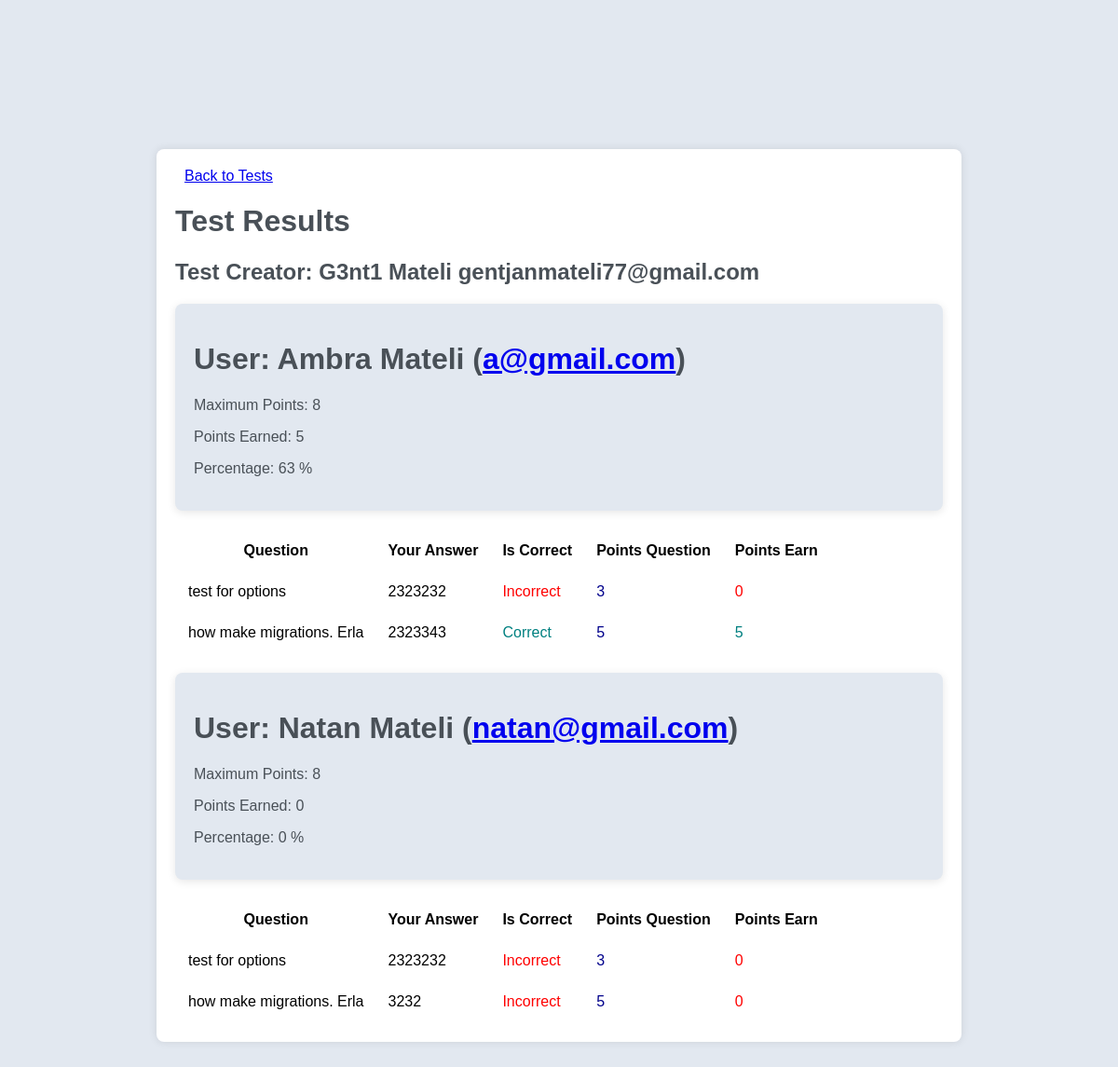
Screenshot of /answers/14 (signed in) with the database file from the repository.
### lms/models.py (models this page shows, shortened)
class Test(models.Model):
    category = models.ForeignKey(Classrooms, on_delete=models.CASCADE)
    creator = models.ForeignKey(User, on_delete=models.CASCADE)
    name = models.CharField(max_length=255)
    description = models.TextField(blank=True, max_length=255, null=True)
    max_points = models.IntegerField(default=0)
    created_at = models.DateTimeField(auto_now_add=True)
    users = models.ManyToManyField(User, related_name='tests', blank=True)

class UserAnswer(models.Model):
    user = models.ForeignKey(User, on_delete=models.CASCADE)
    test = models.ForeignKey(Test, on_delete=models.CASCADE)
    question = models.ForeignKey(Question, on_delete=models.CASCADE)
    answer = models.ForeignKey(Options, on_delete=models.CASCADE, null=True)  # Allow null values
    is_correct = models.BooleanField(default=False)
    points_earned = models.IntegerField(default=0)
    created_at = models.DateTimeField(auto_now_add=True)
    def save(self, *args, **kwargs):
        if self.is_correct:
            self.points_earned = self.question.points
        super().save(*args, **kwargs)
    class Meta:
        unique_together = ('user', 'test', 'question')

class Question(models.Model):
    test = models.ForeignKey(Test, on_delete=models.CASCADE)
    name = models.CharField(max_length=255, unique=True)
    points = models.PositiveSmallIntegerField(
        validators=[MinValueValidator(1), MaxValueValidator(5)], default=1)
    created_at = models.DateTimeField(auto_now_add=True)
    updated_at = models.DateTimeField(auto_now=True)
    def __str__(self):
        return self.name

class Options(models.Model):
    question = models.ForeignKey(Question, related_name='options', on_delete=models.CASCADE)
    text = models.CharField(max_length=255)
    is_correct = models.BooleanField(default=False)
    created_at = models.DateTimeField(auto_now_add=True)
    updated_at = models.DateTimeField(auto_now=True)
    def __str__(self):
        return self.text

### lms/views/answers.py (the view)
# urls.py: path('answers/<int:test_id>', answers.show_answers, name='answers'),
def show_answers(request, test_id):
    test = get_object_or_404(Test, pk=test_id)
    if request.user == test.creator:
        user_answers = UserAnswer.objects.filter(test=test_id)
    else:
        user_answers = UserAnswer.objects.filter(test=test, user=request.user)
    user_answers_by_user = {}
    for user_answer in user_answers:
        user = user_answer.user
        if user in user_answers_by_user:
            user_answers_by_user[user].append(user_answer)
        else:
            user_answers_by_user[user] = [user_answer]
    user_results = []
    for user, answers in user_answers_by_user.items():
        total_points = sum(answer.points_earned for answer in answers)
        max_points = test.question_set.aggregate(Sum('points'))['points__sum']
        max_points = max_points if max_points is not None else 0
        percentage = total_points / max_points * 100 if max_points > 0 else 0
        user_results.append({
            'user': user,
            'user_answers': answers,
            'total_points': total_points,
            'max_points': max_points,
            'percentage': percentage
        })
    for user_answer in user_answers:
        user_answer.save()
    return render(request, 'answers/show_answers.html', {
        'test': test,
        'user_results': user_results,
    })

### templates/answers/show_answers.html (shortened to what this page needs)
<link rel="stylesheet" href="https://cdn.jsdelivr.net/npm/@tabler/core@1.0.0-beta17/dist/css/tabler.min.css">
{% block content %}
<body>
    <div class="container">
        <a href="{% url 'tests' %}" class="btn btn-outline-success back-btn">Back to Tests</a>
        <h1 style="color: #495057;">Test Results</h1>
        <h2 class="test-info">Test Creator: {{ test.creator.first_name }} {{ test.creator.last_name }} {{ test.creator }}</h2>
        {% for user_result in user_results %}
        <div class="card card-lg user-card">
            <div class="card-body user-card-body">
                <h1 class="card-title user-details">User: {{ user_result.user.first_name }} {{ user_result.user.last_name }} (<a href="#" class="text-reset">{{ user_result.user.email }}</a>)</h1>
                <p class="card-text user-details">Maximum Points: {{ user_result.max_points }}</p>
                <p class="card-text user-details">Points Earned: {{ user_result.total_points }}</p>
                <p class="card-text user-details">Percentage: {{ user_result.percentage|floatformat:0 }} %</p>
            </div>
        </div>
        <table class="table result-table">
            <thead>
                <tr>
                    <th>Question</th>
                    <th>Your Answer</th>
                    <th>Is Correct</th>
                    <th>Points Question</th>
                    <th>Points Earn</th>
                </tr>
            </thead>
            <tbody>
                {% for user_answer in user_result.user_answers %}
                <tr>
                    <td>{{ user_answer.question }}</td>
                    <td>{{ user_answer.answer }}</td>
                    <td style="color: {% if user_answer.answer.is_correct %}teal{% else %}red{% endif %}">
                        {% if user_answer.answer.is_correct %}Correct{% else %}Incorrect{% endif %}
                    </td>
                    <td style="color: darkblue">{{ user_answer.question.points }}</td>
                    <td style="color: {% if user_answer.answer.is_correct %}teal{% else %}red{% endif %}">
                        {% if user_answer.answer.is_correct %} {{ user_answer.question.points }} {% else %} 0 {% endif %}
                    </td>
                </tr>
                {% endfor %}
            </tbody>
        </table>
        {% endfor %}
    </div>
{% endblock %}

### templates/answers/show_answers.html (style rules this page uses)
body { font-family: 'Poppins', sans-serif; background-color: #e2e8f0; }
.container { margin: 160px; padding: 20px; background-color: #fff; border-radius: 8px; box-shadow: 0 0 10px rgba(0, 0, 0, 0.1); }
.back-btn { margin: 10px; }
.test-info { color: #495057; }
.card-lg { margin-top: 20px; }
.user-card { background-color: #e2e8f0; border-radius: 8px; box-shadow: 0 2px 10px rgba(0, 0, 0, 0.1); margin-bottom: 20px; }
.user-card-body { padding: 20px; }
.user-details { color: #495057; }
.result-table { margin-top: 20px; }
.table th, .table td { padding: 12px; }

### rows the page displays
Test: creator.first_name "G3nt1", creator.last_name "Mateli", creator "gentjanmateli77@gmail.com"
UserAnswer: question "test for options", answer "2323232", shows "Incorrect", question.points "3", shows "0"
UserAnswer: question "how make migrations. Erla", answer "2323343", shows "Correct", question.points "5"
UserAnswer: question "test for options", answer "2323232", shows "Incorrect", question.points "3", shows "0"
UserAnswer: question "how make migrations. Erla", answer "3232", shows "Incorrect", question.points "5", shows "0"

### other values shown
{{ user_result.user.first_name }} "Ambra"
{{ user_result.user.last_name }} "Mateli"
{{ user_result.user.email }} "a@gmail.com"
{{ user_result.max_points }} "8"
{{ user_result.total_points }} "5"
{{ user_result.percentage|floatformat:0 }} "63"
{{ user_result.user.first_name }} "Natan"
{{ user_result.user.email }} "natan@gmail.com"
{{ user_result.total_points }} "0"
{{ user_result.percentage|floatformat:0 }} "0"
